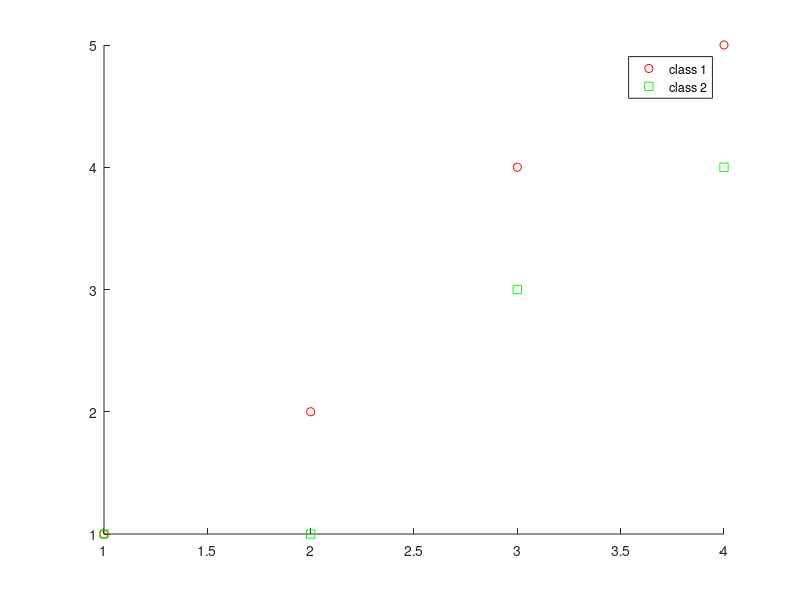

The MATLAB source for this figure:
clc
clear
%class 1
x1=[1 2 4 5];
y1=[1 1 3 4];
hold on;
p1=plot(x1,'ro');
p2=plot(y1,'gs');
legend([p1,p2],{'class 1', 'class 2'});
count=1;
c1=[1 1];
c2=[2 1];
index=1;
while(true)
d1=[];
d2=[];

for i=1:4
    d1(i) = sqrt( ((x1(i) - c1(1))^2) + ((y1(i) - c1(2))^2) );
    d2(i) = sqrt( ((x1(i) - c2(1))^2) + ((y1(i) - c2(2))^2) );
end

g1=[];
g2=[];

for i=1:4
    if d1(i)<d2(i)
        g1(i) = 1;
        g2(i) = 0;
    end
    if d1(i)>d2(i)
        g1(i) = 0;
        g2(i) = 1;
    end
end

d=[d1;d2]
g=[g1;g2]

G{1,index}=g;
index=index+1;
sum1_x1=0;
sum1_y1=0;

sum2_x1=0;
sum2_y1=0;
div1=0;
div2=0;
for i=1:4
    if g1(i)==1
        div1=div1+1;
        sum1_x1=sum1_x1+x1(i);
        sum1_y1=sum1_y1+y1(i);
        
    end
    if g2(i)==1
        div2=div2+1;
        sum2_x1=sum2_x1+x1(i);
        sum2_y1=sum2_y1+y1(i);
    end
end

c1=[sum1_x1/div1 sum1_y1/div1];
c2=[sum2_x1/div2 sum2_y1/div2];

c1
c2
[c,num_of_mat]=size(G);
for i=1:num_of_mat-1
    if isequal(G{1,i},G{1,i+1})
        flag=1;
    end
end
if(flag==1)
    break;
end
end